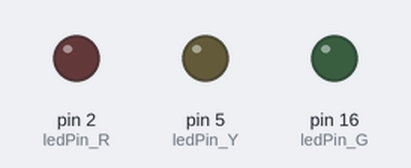
A sketch run on a simulated Arduino Uno, built with avr-gcc and run on an emulated ATmega328P. Shown: output pins drawn as LEDs (lit = HIGH).

Above: at 0.2 s.
At 1.7 s:
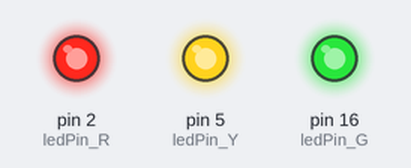
Timing chart, 0 to 3.0 s (numbered marks = the images above):
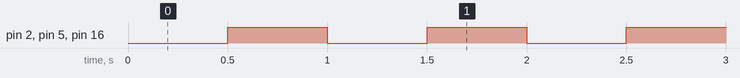

The sketch:

ex02.ino
```cpp
const int ledPin_R = 2;
const int ledPin_G = 16;
const int ledPin_Y = 5;
unsigned long previousMillis = 0;
const long interval = 500; // 1Hz闪烁：周期1000ms，高低电平各500ms

void setup() {
  pinMode(ledPin_R, OUTPUT);
  pinMode(ledPin_G, OUTPUT);
  pinMode(ledPin_Y, OUTPUT);
}

void loop() {
  unsigned long currentMillis = millis();

  if (currentMillis - previousMillis >= interval) {
    previousMillis = currentMillis;
    digitalWrite(ledPin_R, !digitalRead(ledPin_R));
    digitalWrite(ledPin_G, !digitalRead(ledPin_G));
    digitalWrite(ledPin_Y, !digitalRead(ledPin_Y));
    // 翻转LED状态
  }
}
```

Measured:
- by itself, pin 2 (ledPin_R), pin 5 (ledPin_Y), pin 16 (ledPin_G): alternates HIGH for 0.50 s and LOW for 0.50 s
